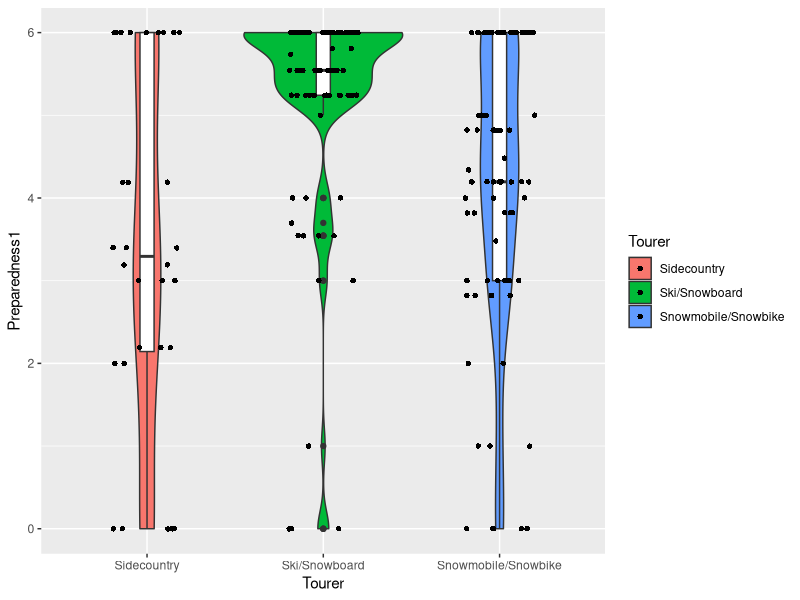
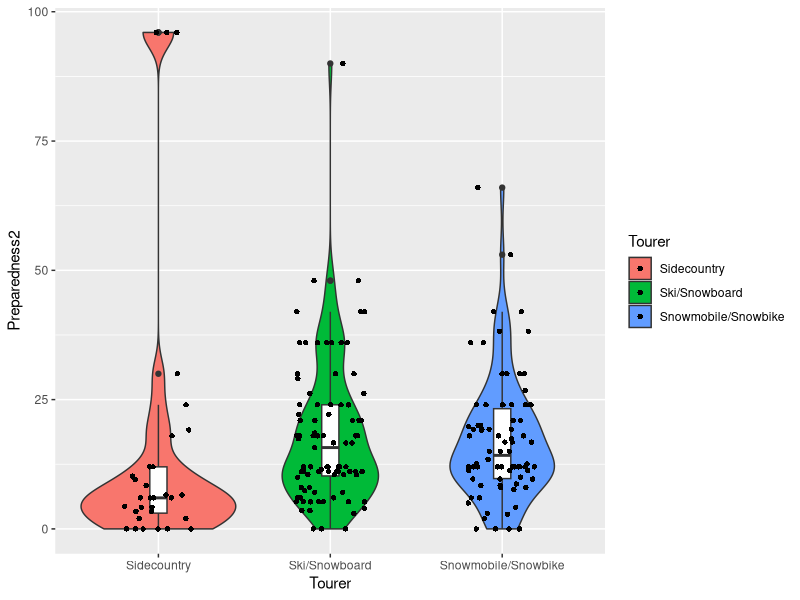
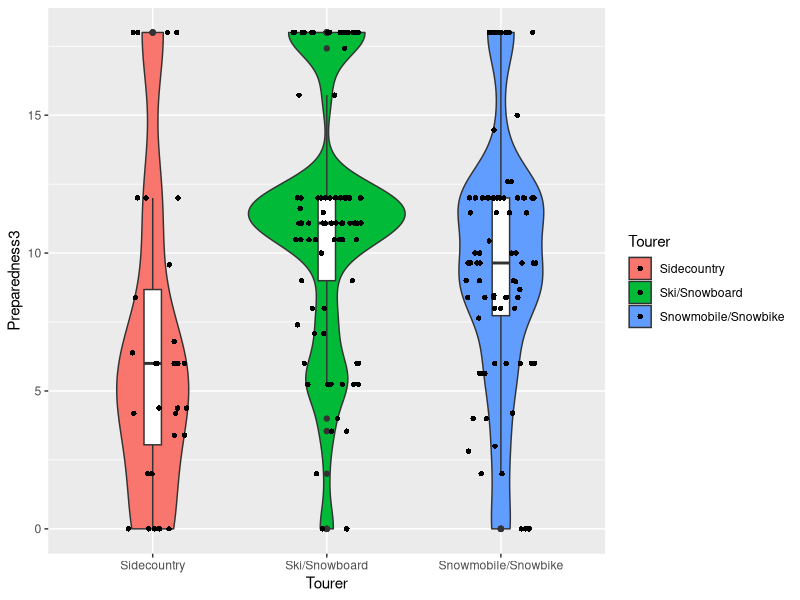
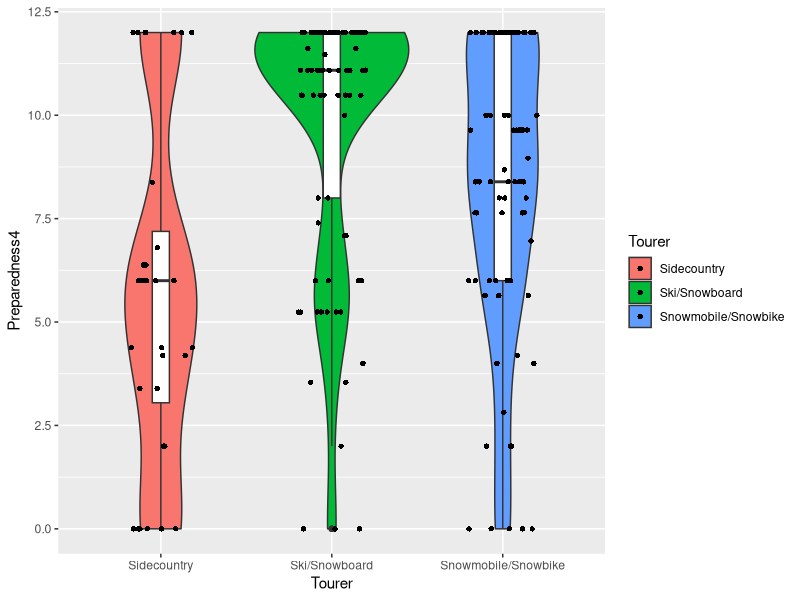
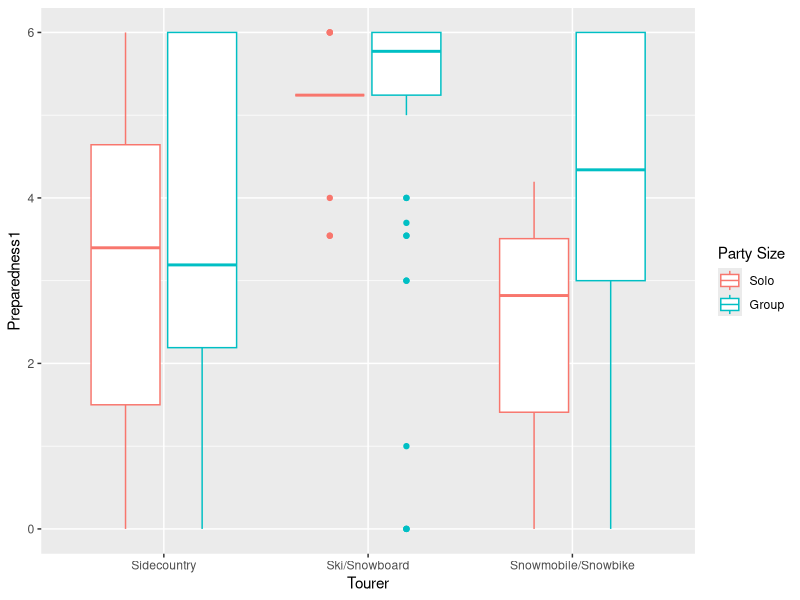
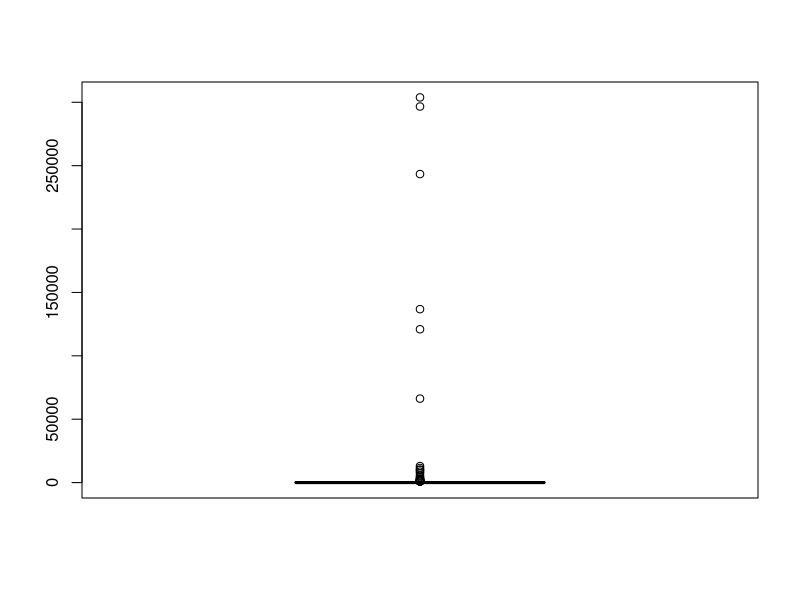
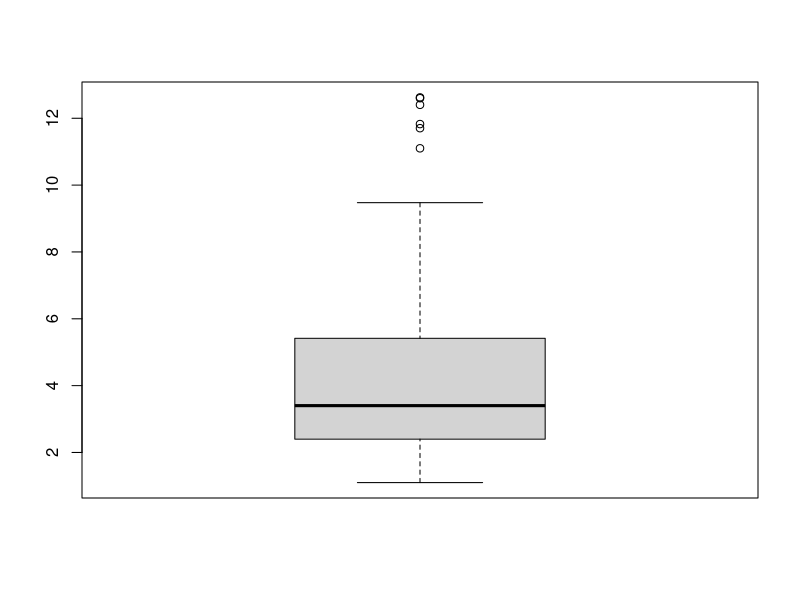
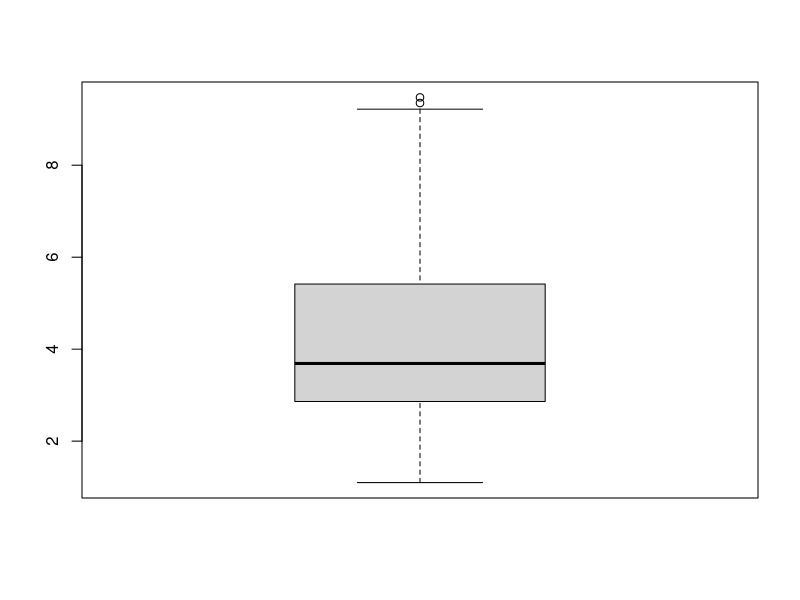

Write the R code that produced these figures, in order.
## ---- chunk 1
knitr::opts_chunk$set(echo = F, warning = F, message = F)
library(xtable)
options(xtable.comment = F)
## ---- chunk 2
library(readxl)
library(tidyverse)
library(ggplot2)
dat = readxl::read_excel('./data/Avalanche_data_raw.xlsx', sheet = 1, na = 'NR')

dat$Shovel = dplyr::recode(dat$Shovel,None = 0, Some = 1, All = 2)
dat$Beacon = dplyr::recode(dat$Beacon,None = 0, Some = 1, All = 2)
dat$Probe = dplyr::recode(dat$Probe,None = 0, Some = 1, All = 2)
## ---- chunk 3
impute.mean <- function(x) replace(x, is.na(x), mean(x, na.rm = TRUE))

dat = dat %>%
  group_by(Tourer) %>%
  mutate(
    Shovel = impute.mean(Shovel),
    Beacon = impute.mean(Beacon),
    Probe = impute.mean(Probe),
    Total_in_party = impute.mean(as.numeric(Total_in_party))
  )
## ---- chunk 4
dat = dat%>%
  rowwise()%>%mutate(Preparedness1 = sum(c(Shovel, Beacon, Probe), na.rm = T))



ggplot(data = dat, aes(x = Tourer, y = Preparedness1, fill = Tourer))+
  geom_violin()+geom_boxplot(width = 0.08, fill = 'white')+geom_jitter(shape = 16, position = position_jitter(0.2))
## ---- chunk 5
dat = dat%>%
  rowwise()%>%mutate(Preparedness2 = sum(c(Shovel, Beacon, Probe), na.rm = T)* Total_in_party)

ggplot(data = dat, aes(x = Tourer, y = Preparedness2, fill = Tourer))+
  geom_violin()+geom_boxplot(width = 0.1, fill = 'white')+geom_jitter(shape = 16, position = position_jitter(0.2))
## ---- chunk 6
dat$Total_in_party_cat = cut(dat$Total_in_party, breaks = c(-Inf,1,4,Inf),left = F, right = T)
dat = dat%>%
  rowwise()%>%mutate(Preparedness3 = sum(c(Shovel, Beacon, Probe), na.rm = T)* as.numeric(Total_in_party_cat))

ggplot(data = dat, aes(x = Tourer, y = Preparedness3, fill = Tourer))+
  geom_violin()+geom_boxplot(width = 0.1, fill = 'white')+geom_jitter(shape = 16, position = position_jitter(0.2))
## ---- chunk 7
dat$Total_in_party_cat_bin = cut(dat$Total_in_party, breaks = c(-Inf,1,Inf),left = F, right = T)
dat = dat%>%
  rowwise()%>%mutate(Preparedness4 = sum(c(Shovel, Beacon, Probe), na.rm = T)* as.numeric(Total_in_party_cat_bin))

ggplot(data = dat, aes(x = Tourer, y = Preparedness4, fill = Tourer))+
  geom_violin()+geom_boxplot(width = 0.1, fill = 'white')+geom_jitter(shape = 16, position = position_jitter(0.2))
## ---- chunk 8
bartlett.test(Preparedness1~Tourer, data = dat)
bartlett.test(Preparedness2~Tourer, data = dat)
bartlett.test(Preparedness3~Tourer, data = dat)
bartlett.test(Preparedness4~Tourer, data = dat)
## ---- chunk 9
fligner.test(Preparedness1~Tourer, data = dat)
fligner.test(Preparedness2~Tourer, data = dat)
fligner.test(Preparedness3~Tourer, data = dat)
fligner.test(Preparedness4~Tourer, data = dat)
## ---- chunk 10
prep.aov = aov(Preparedness1 ~ Tourer, data = dat)
xtable(summary(prep.aov), caption = 'One-way anova of Preparedness1 against Tourer')
## ---- chunk 11
prep.aov = aov(Preparedness2 ~ Tourer, data = dat)
xtable(summary(prep.aov), caption = 'One-way anova of Preparedness2 against Tourer')
## ---- chunk 12
prep.aov = aov(Preparedness3 ~ Tourer, data = dat)
xtable(summary(prep.aov), caption = 'One-way anova of Preparedness3 against Tourer')
## ---- chunk 13
prep.aov = aov(Preparedness4 ~ Tourer, data = dat)
xtable(summary(prep.aov), caption = 'One-way anova of Preparedness4 against Tourer')
## ---- chunk 14
prep.aov = aov(Preparedness3 ~ Tourer, data = dat)
xtable(TukeyHSD(prep.aov)$Tourer)
## ---- chunk 15
oneway.test(Preparedness1~Tourer, data = dat)
oneway.test(Preparedness2~Tourer, data = dat)
oneway.test(Preparedness3~Tourer, data = dat)
oneway.test(Preparedness4~Tourer, data = dat)
## ---- chunk 16
ggplot(data = dat, aes(x = Tourer, y = Preparedness1, color = Total_in_party_cat_bin))+
  geom_boxplot()+
  labs(color = 'Party Size')+
  scale_color_discrete(name = 'Party Size', labels = c('Solo','Group'))
  
## ---- chunk 17
dat$Total_in_party_cat_bin= dplyr::recode(dat$Total_in_party_cat_bin, `(-Inf,1]`='Solo', `(1, Inf]`='Group')

xtable(dat%>%group_by(Tourer, Total_in_party_cat_bin)%>%
  summarise(count = n(), mean = mean(Preparedness1, na.rm = T), sd = sd(Preparedness1, na.rm = T)))
## ---- chunk 18
car::leveneTest(Preparedness1~Tourer * Total_in_party_cat_bin, data = dat)
## ---- chunk 19
aov2<-aov(Preparedness1~Tourer * Total_in_party_cat_bin, data = dat)
car::Anova(aov2, type ='III')
## ---- chunk 20
boxplot(dat$Burial_time)
## ---- chunk 21
(irq = IQR(dat$Burial_time, na.rm = T))
(sum(!is.na(dat$Burial_time)))
(sum(dat$Burial_time>208, na.rm = T))
## ---- chunk 22
boxplot(log(dat$Burial_time))

## ---- chunk 23
sum(log(dat$Burial_time)>10,na.rm = T)
## ---- chunk 24
dat = dat%>%mutate(Log_Burial_time = log(Burial_time))
dat1 = dat[dat$Log_Burial_time>0,]
dat1 = dat1[dat1$Log_Burial_time < 10,]
## ---- chunk 25
boxplot(dat1$Log_Burial_time)
## ---- chunk 26
burial.aov1<-aov(Log_Burial_time ~ Tourer, data = dat1)
summary(burial.aov1)
## ---- chunk 27
ggplot(data = dat, aes(x = Tourer, y = Log_Burial_time))+
  geom_boxplot()
## ---- chunk 28
plot_dat<-dat1%>%select(Log_Burial_time, Tourer, Gender, Total_in_party_cat_bin, Preparedness1, Preparedness3, Avalanche_Type, Avalanche_Size_RP, Avalanche_Size_DF, Avalanche_Forcast, Elevation, Angle, Aspect)
plot_dat = plot_dat[plot_dat$Log_Burial_time<1000,]
library(gridExtra)
p<-list()
for(indep.var in names(plot_dat)[-1]){
  stat_box_data<-function(y){
    return(
      data.frame(
        y = 300,
        label = paste0('n = ', sum(!is.na(y)), '\n',
                       'mu = ', round(mean(y, na.rm = T),2), '\n',
                       )
      )
    )
  }
  if(class(plot_dat[[indep.var]])=='numeric'){
    p[[indep.var]]<-ggplot(data = plot_dat%>%select(Log_Burial_time, indep.var), 
                         aes_string(x = indep.var, y = 'Log_Burial_time'))+
                    geom_point()+geom_smooth(method = 'lm')+
                    theme(axis.text.x = element_text(angle = 45), text = element_text(size = 20))
  }else{
      p[[indep.var]]<-ggplot(data = plot_dat%>%select(Log_Burial_time, indep.var), 
                         aes_string(x = indep.var, y = 'Log_Burial_time'))+
                  geom_boxplot()+
                  stat_summary(fun.data = stat_box_data, geom = 'text', hjust = 0.5, vjust = 0.9)+
                    theme(axis.text.x = element_text(angle = 45), text = element_text(size = 20))
    
  }
}
do.call(grid.arrange, p)
